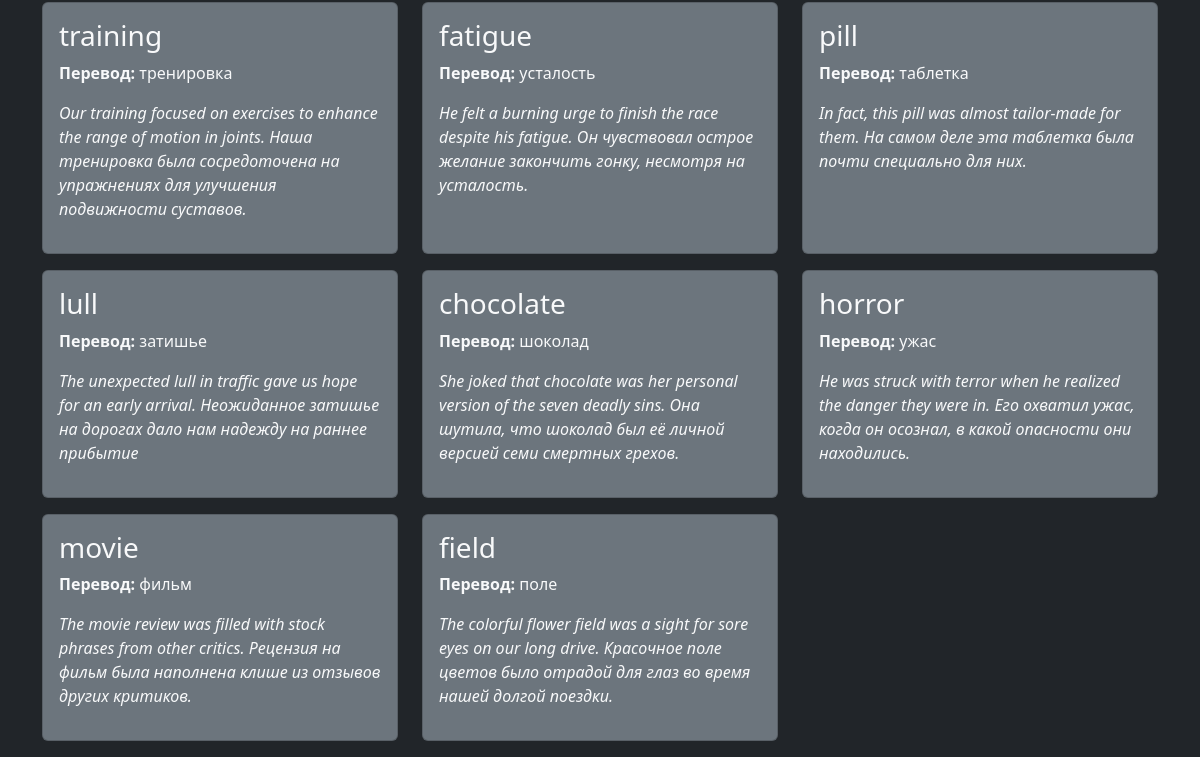
Before: / (lower part) with the older database file.
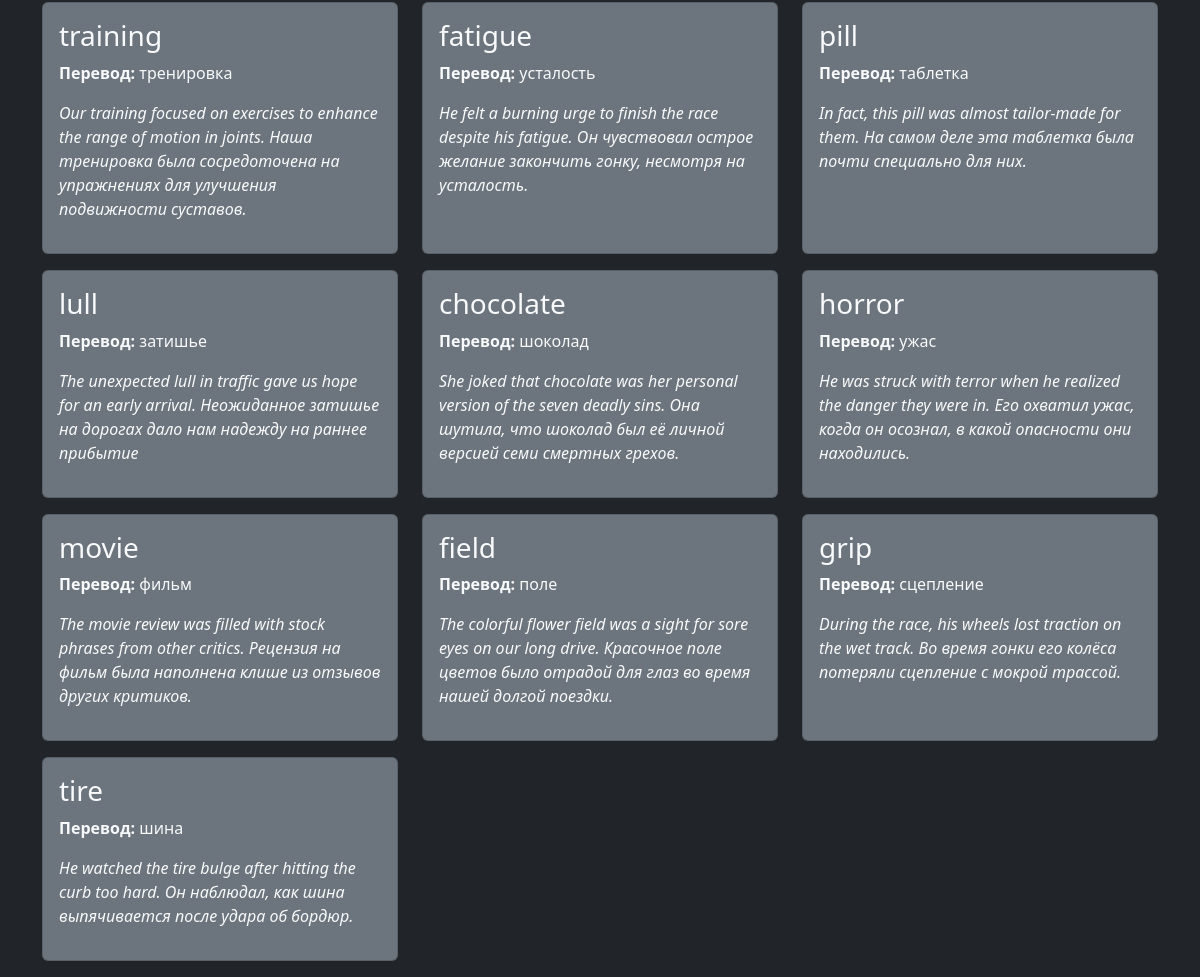
After: the same page with the newer database file.
### trainer/models.py (models this page shows, shortened)
class Word(models.Model):
    english = models.CharField(max_length=100)
    russian = models.CharField(max_length=100)
    example = models.TextField(blank=True)
    correct_answers = models.IntegerField(default=0)
    wrong_answers = models.IntegerField(default=0)

### trainer/views.py (the view)
# urls.py: path('', views.home, name='home'),
def home(request):
    words = Word.objects.all()
    return render(request, 'trainer/home.html', {'words': words})

### trainer/templates/trainer/home.html (shortened to what this page needs)
<!DOCTYPE html>
<html lang="ru">
<head>
    <link href="https://cdn.jsdelivr.net/npm/bootstrap@5.3.3/dist/css/bootstrap.min.css" rel="stylesheet">
</head>
<body class="bg-dark text-light">
<div class="container mt-4">
    <div class="row">
        {% for word in words %}
        <div class="col-md-4 mb-3">
            <div class="card bg-secondary text-light h-100">
                <div class="card-body">
                    <h3>{{ word.english }}</h3>
                    <p><b>Перевод:</b> {{ word.russian }}</p>
                    <p><i>{{ word.example }}</i></p>
                </div>
            </div>
        </div>
        {% empty %}
        <p>Слов пока нет</p>
        {% endfor %}
    </div>
</div>
</body>
</html>

Changed rows visible on the page:
added Word: english "grip", russian "сцепление", example "During the race, his wheels lost traction on the wet track. Во время гонки его колёса потеряли сцепление с мокрой трассой."
added Word: english "tire", russian "шина", example "He watched the tire bulge after hitting the curb too hard. Он наблюдал, как шина выпячивается после удара об бордюр."
